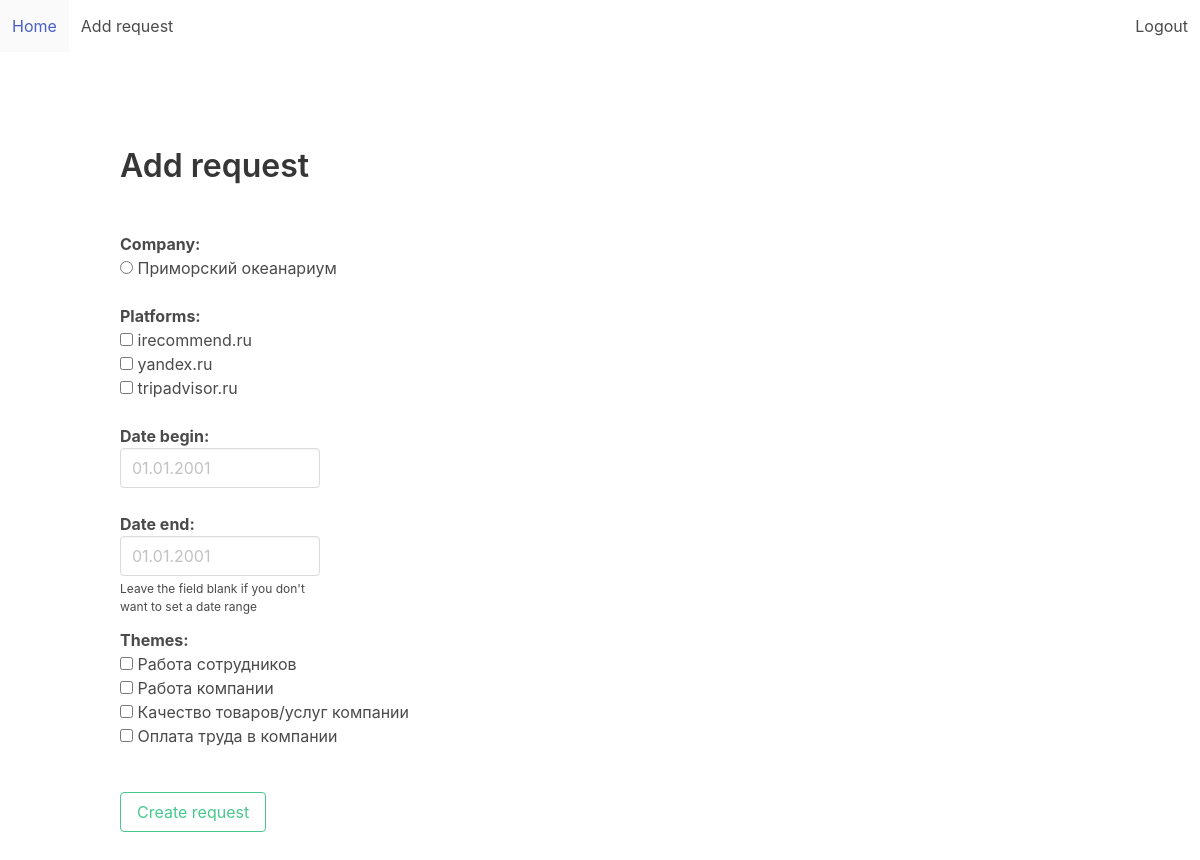
The app's page /add (signed in) with its own data.
### review/models/models.py (models this page shows)
class Company(db.Model):
    __tablename__ = 'company'
    company_id = db.Column(db.Integer, primary_key=True, autoincrement=True)
    company_name = db.Column(db.String)

class Platform(db.Model):
    __tablename__ = 'platform'
    platform_id = db.Column(db.Integer, primary_key=True, autoincrement=True)
    platform_name = db.Column(db.String)

class Theme(db.Model):
    __tablename__ = 'theme'
    theme_id = db.Column(db.Integer, primary_key=True, autoincrement=True)
    theme_name = db.Column(db.String)

### review/routes/routes.py (the view)
@main.route('/add', methods=['GET'])
@login_required
def add_request_form():
    companies = Company.query.all()
    platforms = Platform.query.all()
    themes = Theme.query.all()
    return render_template('add_request.html', companies=companies, platforms=platforms, themes=themes)

### review/__init__.py (called while the page is built)
def create_app():
    app = Flask(__name__)
    app.config.from_pyfile("config.py")
    db.init_app(app)
    migrate.init_app(app, db)
    from review.models.models import Text, Theme, BlockOfText, Company, Platform
    from review.routes.auth import User
    from review.routes.routes import main as auth_blueprint
    app.register_blueprint(auth_blueprint)
    from review.routes.auth import auth as auth_blueprint
    app.register_blueprint(auth_blueprint)
    login_manager.login_view = 'auth.login'
    login_manager.init_app(app)
    @login_manager.user_loader
    def load_user(id):
        return User.query.get(id)
    return app

### review/templates/add_request.html
{% extends "base.html" %}
{% block content %}
<div class="hero-body">
<div class="container is-max-desktop">
    <h3 class="title">Add request</h3>
    <br>
        <form action="/add" method="post" enctype="multipart/form-data">
        {% if current_user.is_authenticated %}
        <div class="field mb-5">
           <b class="sear-head editContent mgb-medium">Company: </b>
            <ul class="w3layouts-box-list">
                {% for company in companies %}
                    <div>
                        <input type="radio" class="checked" name="company" value="{{company.company_id }}"/>
                        {{ company.company_name }}
                    </div>
                {% endfor %}
            </ul>
        </div>
         <div class="field mb-5">
            <b class="sear-head editContent mgb-medium" style="padding-bottom: 30px">Platforms: </b>
                <ul class="w3layouts-box-list">
                    {% for platform in platforms %}
                        <div class="w3layouts-box-list">
                            <input type="checkbox" class="checked" name="platform" value="{{ platform.platform_id }}">
                            {{ platform.platform_name }}
                        </div>
                    {% endfor %}
                </ul>
          </div>
        <div class="field mb-5" style="max-width: 200px">
             <b class="sear-head editContent mgb-medium">Date begin: </b>
             <input class="input" type="text" placeholder="01.01.2001" name="datebegin" value="">
        </div>
        <div class="field mgb-medium" style="max-width: 200px">
             <b class="sear-head editContent mgb-medium">Date end: </b>
             <input class="input" type="text" placeholder="01.01.2001" name="dateend" value="">
             <p class="help">Leave the field blank if you don't want to set a date range</p>
        </div>
        <div class="field mb-5">
            <b class="sear-head editContent mgb-medium" style="padding-bottom: 30px">Themes: </b>
                <ul class="w3layouts-box-list">
                    {% for theme in themes %}
                        <div class="w3layouts-box-list">
                            <input type="checkbox" class="checked" name="themes" value="{{ theme.theme_id }}">
                            {{ theme.theme_name }}
                        </div>
                    {% endfor %}
                </ul>
          </div>
        <button type="submit" class="button is-success is-outlined" style="margin-top: 20px">Create request</button>
        {% endif %}
        </form>
</div>
</div>
{% endblock %}

### review/templates/base.html (shortened to what this page needs)
<!DOCTYPE html>
<html>
<head>
    <link rel="stylesheet" href="https://cdnjs.cloudflare.com/ajax/libs/bulma/0.7.2/css/bulma.min.css" />
</head>
<body>
    <section class="hero is-white-ter is-fullheight">
        <div class="hero-head">
        <nav class="navbar" role="navigation" aria-label="main navigation">
            <div class="navbar-start">
                <a href="{{ url_for('main.home') }}" class="navbar-item">
                    Home
                </a>
                {% if current_user.is_authenticated %}
                    <a href="{{ url_for('main.add_request_form') }}" class="navbar-item">
                        Add request
                    </a>
                {% endif %}
            </div>
            <div class="navbar-end">
                {% if current_user.is_authenticated %}
                    <a href="{{ url_for('auth.logout') }}" class="navbar-item">
                        Logout
                    </a>
                {% endif %}
            </div>
            </nav>
        </div>
        <div class="hero-body is-align-content-flex-start">
               {% block content %}
               {% endblock %}
        </div>
    </section>
</body>
</html>

### records on screen
Company: company_name "Приморский океанариум"
Platform: platform_name "irecommend.ru"
Platform: platform_name "yandex.ru"
Platform: platform_name "tripadvisor.ru"
Theme: theme_name "Работа сотрудников"
Theme: theme_name "Работа компании"
Theme: theme_name "Качество товаров/услуг компании"
Theme: theme_name "Оплата труда в компании"
